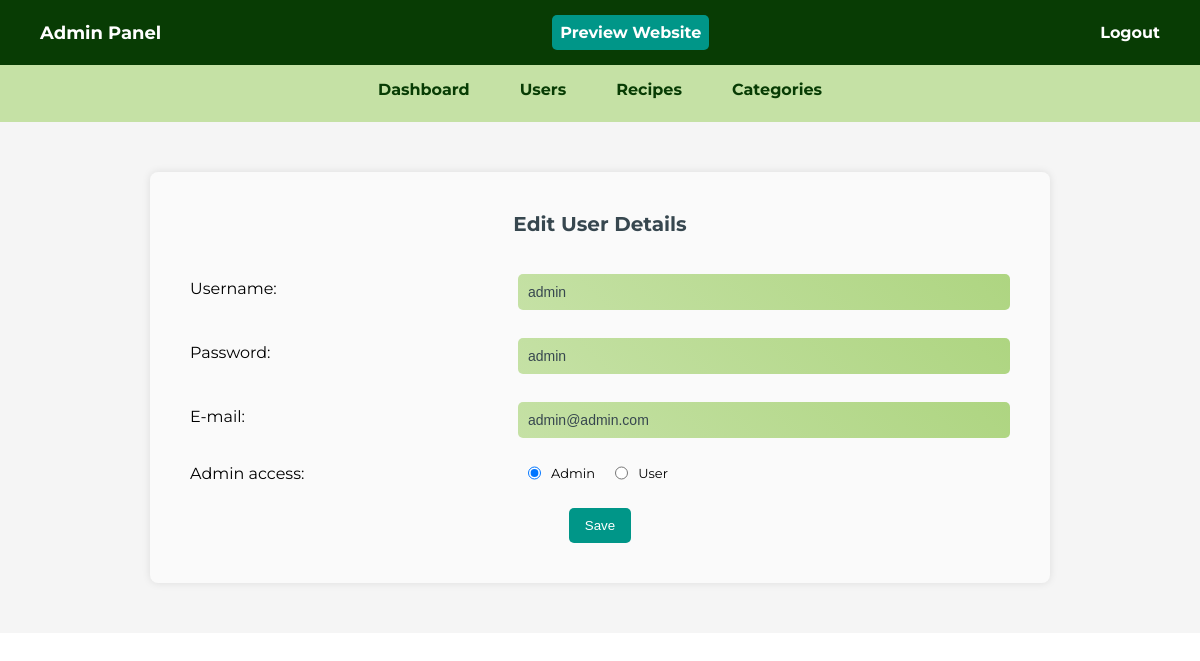
/admin/edit_users.php?id=1 (signed in), run on the app's committed database.
### tables this page shows
CREATE TABLE `users` (
  `user_id` int(11) NOT NULL,
  `username` varchar(255) DEFAULT NULL,
  `password` varchar(255) DEFAULT NULL,
  `email` varchar(255) DEFAULT NULL,
  `is_admin` tinyint(1) DEFAULT NULL
);

### admin/edit_users.php (the view, shortened to what this page needs)
<?php
$database = new Database();
$pdo = $database->getConnection();
$user_id = (isset($_GET['id']) && $_GET['id']) ? $_GET['id'] : '0';
$query = "SELECT * FROM users WHERE user_id = :user_id";
$stmt1 = $pdo->prepare($query);
$stmt1->bindParam(':user_id', $user_id, PDO::PARAM_INT);
$stmt1->execute();
$data = $stmt1->fetch(PDO::FETCH_ASSOC);
?>
<!DOCTYPE html>
<html lang="en">
<head>
    <link rel="stylesheet" href="css/admin-panel.css">
</head>
<body>
<?php include('shared/sidebar.php');?>
    <div class="add-recipe-container">
        <h2 class="add-recipe-title">Edit User Details</h2>
        <form class="recipe-form" action="edit_users.php?id=<?php echo $data['user_id']?>" method="post">
        <div class="form-group">
            <label for="username">Username:</label>
            <input type="text" id="username" name="username" class="form-input" value="<?php echo $data['username']?>" required>
        </div>
        <div class="form-group">
            <label for="password">Password:</label>
            <input type="text" id="password" name="password" class="form-input" value="<?php echo $data['password']?>" required>
        </div>
        <div class="form-group">
            <label for="email">E-mail:</label>
            <input type="text" id="email" name="email" class="form-input" value="<?php echo $data['email']?>" required>
        </div>
        <div class="form-group">
            <label for="is_admin">Admin access:</label>
            <div class="form-group-radio">
            <input type="radio" id="admin" name="is_admin" class="form-input" value="1" <?php if ($data['is_admin'] == 1) echo 'checked'; ?>>
            <label for="admin">Admin</label>
            <input type="radio" id="user" name="is_admin" class="form-input" value="0" <?php if ($data['is_admin'] == 0) echo 'checked'; ?>>
            <label for="user">User</label>
            </div>
        </div>
            <input type="submit" value="Save" class="submit-button">
        </form>
    </div>
<?php include('shared/footer.php');?>

### admin/css/admin-panel.css (style rules this page uses)
* { margin: 0; padding: 0; box-sizing: border-box; }
body { font-family: 'Montserrat', Arial, sans-serif; }
.form-group-radio label { font-size: small; letter-spacing: 0px; margin-right: 10px; }
.form-group-radio input[type="radio"] { width: unset; margin: 0 10px; }
.form-group-radio { display: flex; align-items: center; width: 60%; }
.add-recipe-container { background-color: #fafafa; padding: 40px; border-radius: 8px; box-shadow: 0 0 8px rgba(0, 0, 0, 0.1); width: 75%; margin: 50px auto; text-align: center; }
.add-recipe-title, .add-category-title { font-size: 20px; margin-bottom: 30px; color: #37474f; }
.recipe-form, .category-form { display: flex; flex-direction: column; row-gap: 20px; }
.form-group { display: flex; align-items: center; justify-content: space-between; }
.form-group input, .form-group textarea, .form-group select { width: 60%; min-height: 30px; background: linear-gradient(45deg, #c5e1a5, #aed581); color: #37474f; border-radius: 5px; border: 0; padding: 10px 10px; }
.form-input { width: 100%; padding: 8px; margin-top: 8px; border: 1px solid #ccc; border-radius: 4px; font-size: 14px; }
.submit-button { background-color: #009688; color: #fff; border: none; padding: 10px 16px; border-radius: 5px; cursor: pointer; transition: background 0.3s; align-self: center; }

### data on the page
users: username "admin", password "admin", email "admin@admin.com", is_admin "☑ Admin", is_admin "☐ User"
